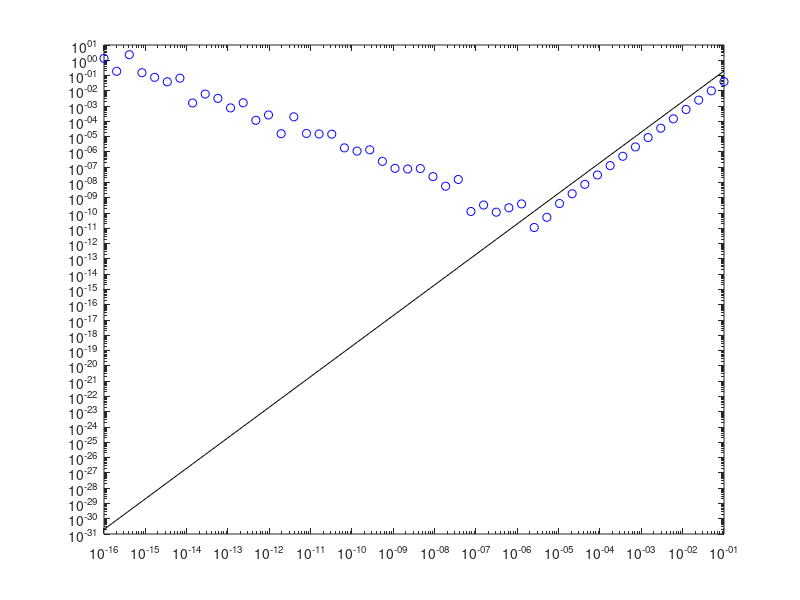

Here is the MATLAB script that generated this plot:
clear all; close all; clc;
hseries = logspace(-16,-1);
x0 = pi/4;
func = @(x)exp(x)./(cos(x).^3+sin(x).^3);
dfunc = @(x)(exp(x).*(cos(x).^3+sin(x).^3)-exp(x).*(-3*cos(x).^2.*sin(x)+3*sin(x).^2.*cos(x)))./(cos(x).^3+sin(x).^3).^2;
numdif = (func(x0+hseries)-func(x0-hseries))./(2*hseries);
realdif = dfunc(x0);
err = abs(numdif-realdif);
loglog(hseries, err, 'bo');
hold on;
loglog(hseries, 20*hseries.^2, 'k-');
[min_err, min_i] = min(err);
min_h = hseries(min_i)